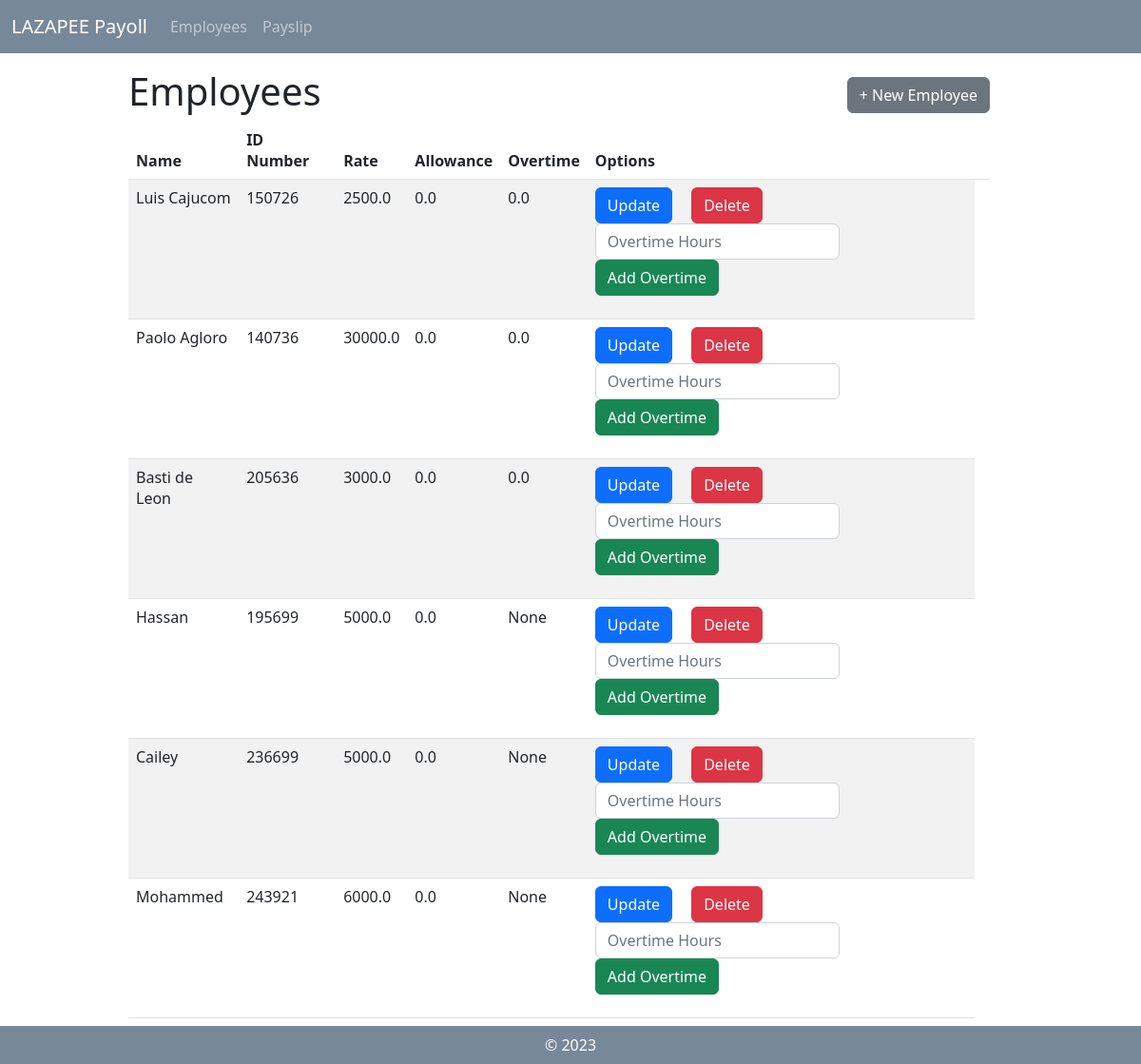
The page / on the database its author committed.
### payroll_app/models.py (models this page shows, shortened)
class Employee(models.Model):
    name = models.CharField(max_length=255)
    id_number = models.CharField(max_length=20, unique=True)
    rate = models.FloatField()
    overtime_pay = models.FloatField(null = True, blank = True)
    allowance = models.FloatField(null = True, blank = True)

### payroll_app/views.py (the view)
# urls.py: path('', views.view_employee, name='view_employee'),
def view_employee(request):
        employee_objects = Employee.objects.all()
        return render(request, 'payroll_app/view_employee.html',{'employees':employee_objects})

### payroll_app/templates/payroll_app/view_employee.html
{% extends 'payroll_app/base.html' %}
{% load static %}
                {% block content %}
                <div class="row">
                    <div class="mx-auto col-10 col-md-10 col-lg-10 mt-3">
                        <div style="display: flex; align-items: center;">
                            <h1>Employees</h1>
                            <a type="button" class="btn btn-secondary" href="{% url 'create_employee'%}" style="margin-left: auto;">+ New Employee</a>
                        </div>
                        <div class="col-xs-1 center-block">
                            <table class="table table-striped mb-5">
                                <thead>
                                    <th scope="col"> Name </th>
                                    <th scope="col"> ID Number </th>
                                    <th scope="col"> Rate </th>
                                    <th scope="col"> Allowance </th>
                                    <th scope="col"> Overtime </th>
                                    <th scope="col"> Options </th>
                                    <th scope="col">  </th>
                                </thead>
                                <tbody>
                                    {% for d in employees %}
                                    <tr>
                                        <td> {{ d.name }} </td>
                                        <td> {{ d.id_number }} </td>
                                        <td> {{ d.rate }} </td>
                                        <td> {{ d.allowance }} </td>
                                        <td> {{ d.overtime_pay }} </td>
                                        <td>
                                            <form id="employee_update" method="POST" action="{% url 'calculate_overtimepay' pk=d.pk %}">{% csrf_token %}
                                                <div class="form-check-inline">
                                                    <a type="button" class="btn btn-primary" href="{% url 'update_employee' pk=d.pk %}">Update</a>
                                                </div>
                                                <div class="form-check-inline">
                                                    <a type="button" class="btn btn-danger" href="{% url 'delete_employee' pk=d.pk %}">Delete</a>
                                                </div>
                                                <br>
                                                <div class="form-check-inline">
                                                    <input type="number" class="form-control" id="overtime_hours" name="overtime_hours" placeholder="Overtime Hours">
                                                </div>
                                                <div class="form-check-inline">
                                                    <button type="submit" class="btn btn-Success">Add Overtime</button>
                                                </div>
                                            </form>
                                        </td>
                                    </tr>
                                    {% endfor %}
                                </tbody>
                            </table>
                        </div>
                    </div>
                </div>
                {% endblock %}

### rows shown on the page
Employee: name "Luis Cajucom", id_number "150726", rate "2500.0", allowance "0.0", overtime_pay "0.0"
Employee: name "Paolo Agloro", id_number "140736", rate "30000.0", allowance "0.0", overtime_pay "0.0"
Employee: name "Basti de Leon", id_number "205636", rate "3000.0", allowance "0.0", overtime_pay "0.0"
Employee: name "Hassan", id_number "195699", rate "5000.0", allowance "0.0", overtime_pay "None"
Employee: name "Cailey", id_number "236699", rate "5000.0", allowance "0.0", overtime_pay "None"
Employee: name "Mohammed", id_number "243921", rate "6000.0", allowance "0.0", overtime_pay "None"
